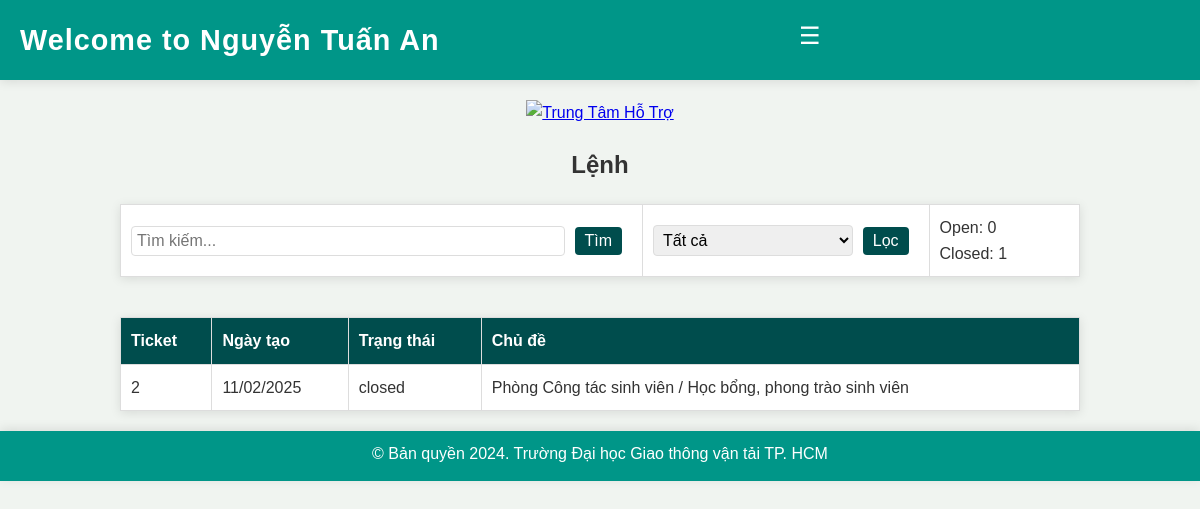
The app's page /user_support_requests/ (signed in) with its own data.
### app/models.py (models this page shows, shortened)
class SupportRequest(models.Model):
    email = models.EmailField(max_length=120)
    user = models.CharField(max_length=80)
    topic = models.CharField(max_length=120)
    request_title = models.CharField(max_length=200)
    request_content = models.TextField()
    attachment = models.FileField(upload_to='uploads/', null=True, blank=True)
    response = models.TextField(null=True, blank=True)
    created_at = models.DateTimeField(auto_now_add=True)  # Thêm trường created_at
    response_date = models.DateTimeField(null=True, blank=True)  # Thêm trường response_date
    STATUS_CHOICES = [
        ('open', 'Open'),
        ('closed', 'Closed'),
    ]
    status = models.CharField(max_length=10, choices=STATUS_CHOICES, default='open')  # Thêm trường status

### app/views.py (the view)
# urls.py: path('user_support_requests/', views.user_support_requests, name='user_support_requests'),
def user_support_requests(request):
    hovaten = request.session.get('hovaten', None)
    if hovaten:
        requests = SupportRequest.objects.filter(user=hovaten)
        open_requests_count = requests.filter(status='open').count()
        closed_requests_count = requests.filter(status='closed').count()
        return render(request, 'app/support/user_support_requests.html', {
            'requests': requests,
            'hovaten': hovaten,
            'open_requests_count': open_requests_count,
            'closed_requests_count': closed_requests_count
        })
    else:
        return redirect('login')

### app/templates/app/support/user_support_requests.html (shortened to what this page needs)
{% extends 'app/support/header_footer.html' %} {% block content %}
<!DOCTYPE html>
<html lang="en">
  <head>
    {% load static %}
  </head>
  <body>
    <table class="info-table">
      <div class="tieude1">Lệnh</div>
      <tbody>
        <tr>
          <td>
            <form
              method="GET"
              action="{% url 'user_support_requests' %}"
              class="form-inline"
            >
              <input type="text" name="search" placeholder="Tìm kiếm..." />
              <button type="submit">Tìm</button>
            </form>
          </td>
          <td>
            <form
              method="GET"
              action="{% url 'user_support_requests' %}"
              class="form-inline"
            >
              <select name="status">
                <option value="">Tất cả</option>
              </select>
              <button type="submit">Lọc</button>
            </form>
          </td>
          <td>
            Open: {{ open_requests_count }}<br />
            Closed: {{ closed_requests_count }}
          </td>
        </tr>
      </tbody>
    </table>
    <table class="support-table">
      <thead>
        <tr>
          <th>Ticket</th>
          <th>Ngày tạo</th>
          <th>Trạng thái</th>
          <th>Chủ đề</th>
        </tr>
      </thead>
      <tbody>
        {% for request in requests %}
        <tr
          class="clickable-row"
          data-href="{% url 'support_request_detail' request.id %}"
        >
          <td>{{ request.id }}</td>
          <td>{{ request.created_at|date:"d/m/Y" }}</td>
          <td>{{ request.status }}</td>
          <td>{{ request.topic }}</td>
        </tr>
        {% endfor %}
      </tbody>
    </table>
  </body>
</html>
{% endblock %}

### app/templates/app/support/header_footer.html (shortened to what this page needs)
<!DOCTYPE html>
<html lang="en">
  <head>
    {% load static %}
    <link rel="stylesheet" href="{% static 'app/css/support_user.css' %}" />
    <link rel="stylesheet" href="{% static 'app/css/login_user.css' %}" />
  </head>
  <body>
    <header>
      <div class="navbar">
        <h1>Welcome to {{ hovaten}}</h1>
        <div class="menu-toggle" id="menuToggle">☰</div>
      </div>
    </header>
    <div class="logo-container">
      <a href="{% url 'support' %}" id="logo" title="Trung Tâm Hỗ Trợ">
        <img src="https://support.ut.edu.vn/logo.php" alt="Trung Tâm Hỗ Trợ" />
      </a>
    </div>
    <div>{% block content %}{% endblock %}</div>
    <footer>
      <p style="color: white">
        &copy; Bản quyền 2024. Trường Đại học Giao thông vận tải TP. HCM
      </p>
    </footer>
  </body>
</html>

### app/static/app/css/support_user.css (style rules this page uses)
* { padding: 0; margin: 0; box-sizing: border-box; }
body { font-family: "Arial", sans-serif; line-height: 1.6; background-color: #f0f4f0; color: #333; display: flex; flex-direction: column; height: 100vh; overflow: auto; }
header { background-color: #009688; padding: 20px; color: white; height: 80px; display: flex; align-items: center; box-shadow: 0 2px 10px rgba(0, 0, 0, 0.1); }
.navbar { display: flex; justify-content: space-between; width: 100%; }
h1 { font-size: 1.8rem; letter-spacing: 1px; }
.menu-toggle { display: none; cursor: pointer; font-size: 1.5rem; color: white; }
.logo-container { text-align: center; margin: 20px 0; }
footer { background-color: #009688; color: white; text-align: center; padding: 10px 20px; height: 50px; box-shadow: 0 -2px 10px rgba(0, 0, 0, 0.1); }
@media (max-width: 1200px) { .menu-toggle { display: block; } }
p { margin-bottom: 20px; font-size: 1rem; color: #666; }
input[type="email"], input[type="text"], textarea, select { width: 100%; padding: 12px; border: 1px solid #ccc; border-radius: 5px; box-sizing: border-box; font-size: 16px; transition: border-color 0.3s; }
button { background-color: #009688; color: white; border: none; border-radius: 5px; padding: 10px 15px; cursor: pointer; font-size: 16px; transition: background-color 0.3s ease; margin-right: 10px; }

### app/templates/app/support/user_support_requests.html (style rules this page uses)
.tieude1 { font-size: 24px; font-weight: bold; margin-bottom: 20px; color: #333; text-align: center; }
.support-table { width: 80%; margin: 20px auto; border-collapse: collapse; background-color: white; box-shadow: 0 2px 10px rgba(0, 0, 0, 0.1); }
.support-table th, .support-table td { padding: 10px; text-align: left; border: 1px solid #ddd; }
.support-table th { background-color: #004d4d; color: white; }
.info-table { width: 80%; margin: 20px auto 40px auto; border-collapse: collapse; background-color: white; box-shadow: 0 2px 10px rgba(0, 0, 0, 0.1); }
.info-table th, .info-table td { padding: 10px; text-align: left; border: 1px solid #ddd; }
.form-inline { display: flex; align-items: center; }
.form-inline input[type="text"], .form-inline select { margin-right: 10px; padding: 5px; border: 1px solid #ddd; border-radius: 4px; }
.form-inline button { padding: 5px 10px; background-color: #004d4d; color: white; border: none; border-radius: 4px; cursor: pointer; }

### records on screen
SupportRequest: user "Nguyễn Tuấn An", id "2", created_at "11/02/2025", status "closed", topic "Phòng Công tác sinh viên / Học bổng, phong trào sinh viên"

### other values on screen
{{ open_requests_count }} "0"
{{ closed_requests_count }} "1"
